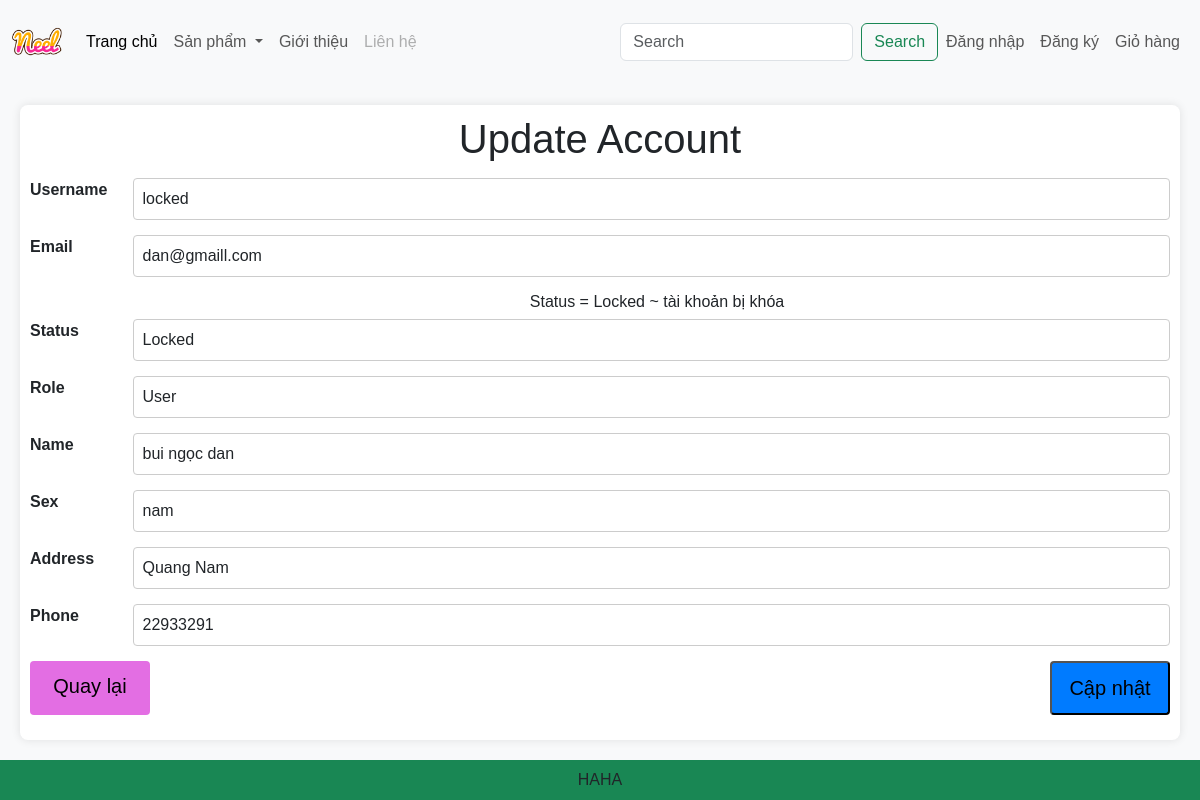
Page /accounts/update/4/ on the earlier database version.
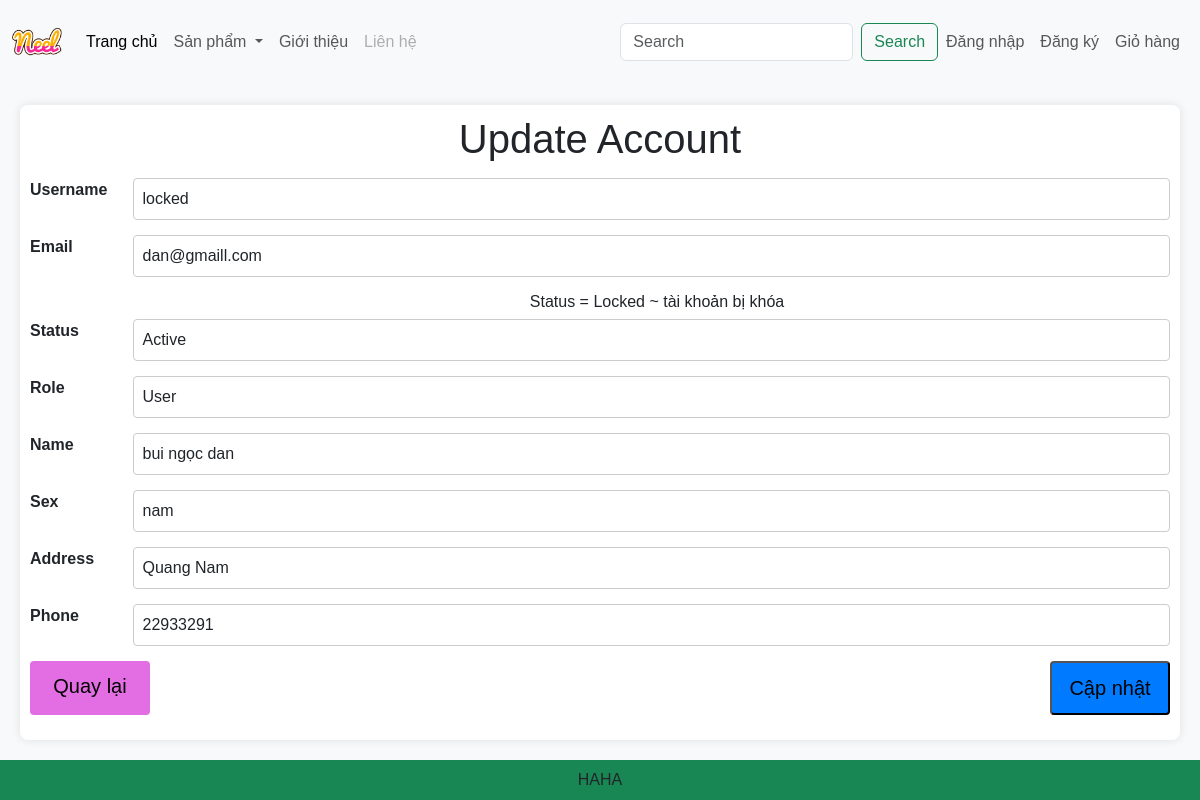
Same page on the later database version.
### app/models.py (models this page shows, shortened)
class Account(models.Model):
    ROLE_CHOICES = (
        ('admin', 'Admin'),
        ('user', 'User'),
    )
    STATUS_CHOICES = (
        ('active', 'Active'),
        ('locked', 'Locked'),
    )
    id = models.AutoField(primary_key=True)
    username = models.CharField(max_length=100, unique=True)
    password = models.CharField(max_length=100)
    status = models.CharField(max_length=20, choices=STATUS_CHOICES, default='active')
    email = models.EmailField(unique=True)
    role = models.CharField(max_length=10, choices=ROLE_CHOICES, default='user')  # Sử dụng default để gán giá trị mặc định

### app/views.py (the view, shortened to what this page needs)
# urls.py: path('accounts/update/<int:id>/', views.account_update, name='account_update'),
def account_update(request, id):
    account = get_object_or_404(Account, id=id)
    detail_account = account.detail if hasattr(account, 'detail') else None
    context = {
        'account': account,
        'detail_account': detail_account,
    }
    return render(request, 'app/account_update.html', context)

### app/templates/app/account_update.html (shortened to what this page needs)
{% extends 'app/base.html' %}
{% load static %}
{% block account_update %}
<!doctype html>
<html lang="en">
<head>
    <link rel="stylesheet" href="{% static 'app/css/style.css' %}">
</head>
<body>
<main class="main-content">
    <div class="container">
        <h1>Update Account</h1>
        <form method="post">
            <div class="form-group">
                <label for="username">Username</label>
                <input type="text" id="username" name="username" class="form-control" value="{{ account.username }}" required>
            </div>
            <div class="form-group">
                <label for="email">Email</label>
                <input type="email" id="email" name="email" class="form-control" value="{{ account.email }}" required>
            </div>
            <h6> Status = Locked ~ tài khoản bị khóa </h6>
            <div class="form-group">
                <label for="status">Status</label>
                <select id="status" name="status" class="form-control">
                    {% for value, label in account.STATUS_CHOICES %}
                        <option value="{{ value }}" {% if account.status == value %}selected{% endif %}>{{ label }}</option>
                    {% endfor %}
                </select>
            </div>
            <div class="form-group">
                <label for="role">Role</label>
                <select id="role" name="role" class="form-control">
                    {% for value, label in account.ROLE_CHOICES %}
                        <option value="{{ value }}" {% if account.role == value %}selected{% endif %}>{{ label }}</option>
                    {% endfor %}
                </select>
            </div>
            {% if detail_account %}
                <div class="form-group">
                    <label for="name">Name</label>
                    <input type="text" id="name" name="name" class="form-control" value="{{ detail_account.name }}" required>
                </div>
                <div class="form-group">
                    <label for="sex">Sex</label>
                    <input type="text" id="sex" name="sex" class="form-control" value="{{ detail_account.sex }}" required>
                </div>
                <div class="form-group">
                    <label for="address">Address</label>
                    <input type="text" id="address" name="address" class="form-control" value="{{ detail_account.address }}" required>
                </div>
                <div class="form-group">
                    <label for="phone">Phone</label>
                    <input type="text" id="phone" name="phone" class="form-control" value="{{ detail_account.phone }}" required>
                </div>
            {% endif %}
            <div class="form-group form-group-btn">
                <a href="{% url 'account_list' %}" class="btn-back btn-account-retail">Quay lại</a>
                <button type="submit" class="btn-account-retail btn-primary">Cập nhật</button>
            </div>
        </form>
    </div>
</main>
</body>
</html>
{% endblock account_update %}

Differences in the rows shown:
changed Account "locked": status "Locked" → "Active"
